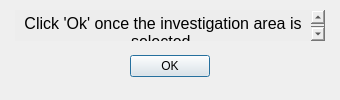
<?xml version="1.0" encoding="UTF-8"?>
<ui version="4.0">
 <class>InvestigationAreaSelected_Dialog</class>
 <widget class="QDialog" name="InvestigationAreaSelected_Dialog">
  <property name="geometry">
   <rect>
    <x>0</x>
    <y>0</y>
    <width>340</width>
    <height>100</height>
   </rect>
  </property>
  <property name="focusPolicy">
   <enum>Qt::ClickFocus</enum>
  </property>
  <property name="contextMenuPolicy">
   <enum>Qt::ActionsContextMenu</enum>
  </property>
  <property name="windowTitle">
   <string>Investigation Area selected</string>
  </property>
  <widget class="QDialogButtonBox" name="buttonBox">
   <property name="geometry">
    <rect>
     <x>130</x>
     <y>50</y>
     <width>80</width>
     <height>32</height>
    </rect>
   </property>
   <property name="orientation">
    <enum>Qt::Horizontal</enum>
   </property>
   <property name="standardButtons">
    <set>QDialogButtonBox::Ok</set>
   </property>
   <property name="centerButtons">
    <bool>true</bool>
   </property>
  </widget>
  <widget class="QTextBrowser" name="textBrowser">
   <property name="geometry">
    <rect>
     <x>15</x>
     <y>10</y>
     <width>310</width>
     <height>31</height>
    </rect>
   </property>
   <property name="autoFillBackground">
    <bool>false</bool>
   </property>
   <property name="styleSheet">
    <string notr="true">background-color: rgb(237,237,237);</string>
   </property>
   <property name="frameShape">
    <enum>QFrame::NoFrame</enum>
   </property>
   <property name="frameShadow">
    <enum>QFrame::Plain</enum>
   </property>
   <property name="lineWidth">
    <number>0</number>
   </property>
   <property name="html">
    <string>&lt;!DOCTYPE HTML PUBLIC &quot;-//W3C//DTD HTML 4.0//EN&quot; &quot;http://www.w3.org/TR/REC-html40/strict.dtd&quot;&gt;
&lt;html&gt;&lt;head&gt;&lt;meta name=&quot;qrichtext&quot; content=&quot;1&quot; /&gt;&lt;style type=&quot;text/css&quot;&gt;
p, li { white-space: pre-wrap; }
&lt;/style&gt;&lt;/head&gt;&lt;body style=&quot; font-family:'Lucida Grande'; font-size:13pt; font-weight:400; font-style:normal;&quot;&gt;
&lt;p align=&quot;center&quot; style=&quot; margin-top:0px; margin-bottom:0px; margin-left:0px; margin-right:0px; -qt-block-indent:0; text-indent:0px;&quot;&gt;&lt;span style=&quot; font-size:12pt;&quot;&gt;Click 'Ok' once the investigation area is selected.&lt;/span&gt;&lt;/p&gt;&lt;/body&gt;&lt;/html&gt;</string>
   </property>
  </widget>
 </widget>
 <resources/>
 <connections>
  <connection>
   <sender>buttonBox</sender>
   <signal>accepted()</signal>
   <receiver>InvestigationAreaSelected_Dialog</receiver>
   <slot>accept()</slot>
   <hints>
    <hint type="sourcelabel">
     <x>248</x>
     <y>254</y>
    </hint>
    <hint type="destinationlabel">
     <x>157</x>
     <y>274</y>
    </hint>
   </hints>
  </connection>
  <connection>
   <sender>buttonBox</sender>
   <signal>rejected()</signal>
   <receiver>InvestigationAreaSelected_Dialog</receiver>
   <slot>reject()</slot>
   <hints>
    <hint type="sourcelabel">
     <x>316</x>
     <y>260</y>
    </hint>
    <hint type="destinationlabel">
     <x>286</x>
     <y>274</y>
    </hint>
   </hints>
  </connection>
 </connections>
</ui>
